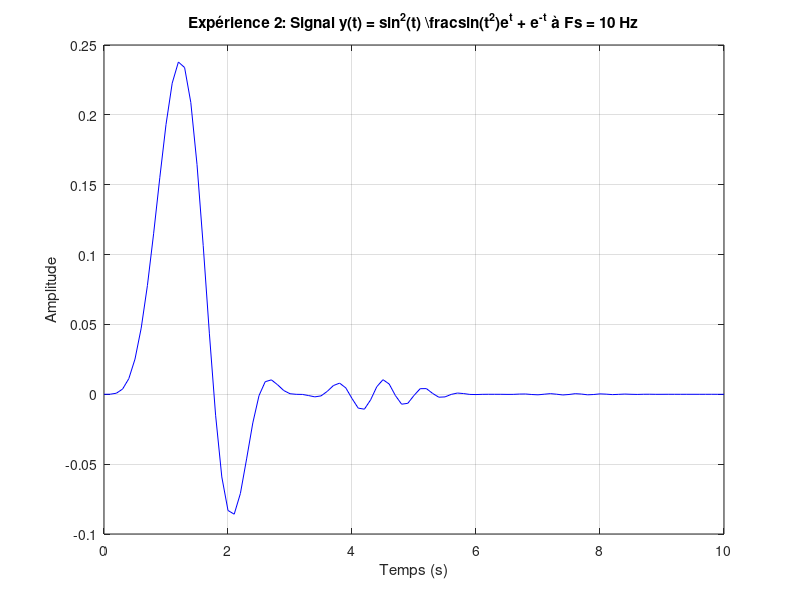

This figure's MATLAB source:
%% Expérience 2 : Génération et Tracé d'un Signal Complexe

clc;        % Nettoie la fenêtre de commande
clear;      % Supprime toutes les variables de l'espace de travail
close all;  % Ferme toutes les figures ouvertes

% --- Paramètres ---
T_debut = 0;    % Temps de début (s)
T_fin = 10;     % Temps de fin (s)
Fs = 10;        % Fréquence d'échantillonnage (Hz)

% Calcul de la période et du vecteur temps
Ts = 1/Fs;                  % Période d'échantillonnage (s)
t = T_debut : Ts : T_fin;   % Vecteur temps échantillonné

% --- Calcul du Signal y(t) ---
% y(t) = sin²(t) * [sin(t²)] / [eᵗ + e⁻ᵗ]

% Le dénominateur [eᵗ + e⁻ᵗ] est égal à 2 * cosh(t)
% On utilise l'expression originale eᵗ + e⁻ᵗ pour la clarté et l'adhérence
% au signal :

% Numérateur (Partie 1) : sin²(t)
Num1 = sin(t) .^ 2; 

% Numérateur (Partie 2) : sin(t²)
Num2 = sin(t .^ 2); 

% Dénominateur : eᵗ + e⁻ᵗ
Den = exp(t) + exp(-t);

% Assemblage du signal y(t)
y = Num1 .* (Num2 ./ Den);

% --- Tracé du Signal ---
figure('Name', 'Expérience 2: Signal Complexe');

plot(t, y, 'b-'); % Trace la courbe en bleu
title('Expérience 2: Signal y(t) = sin^{2}(t) \frac{sin(t^{2})}{e^{t} + e^{-t}} à Fs = 10 Hz');
xlabel('Temps (s)');
ylabel('Amplitude');
grid on;